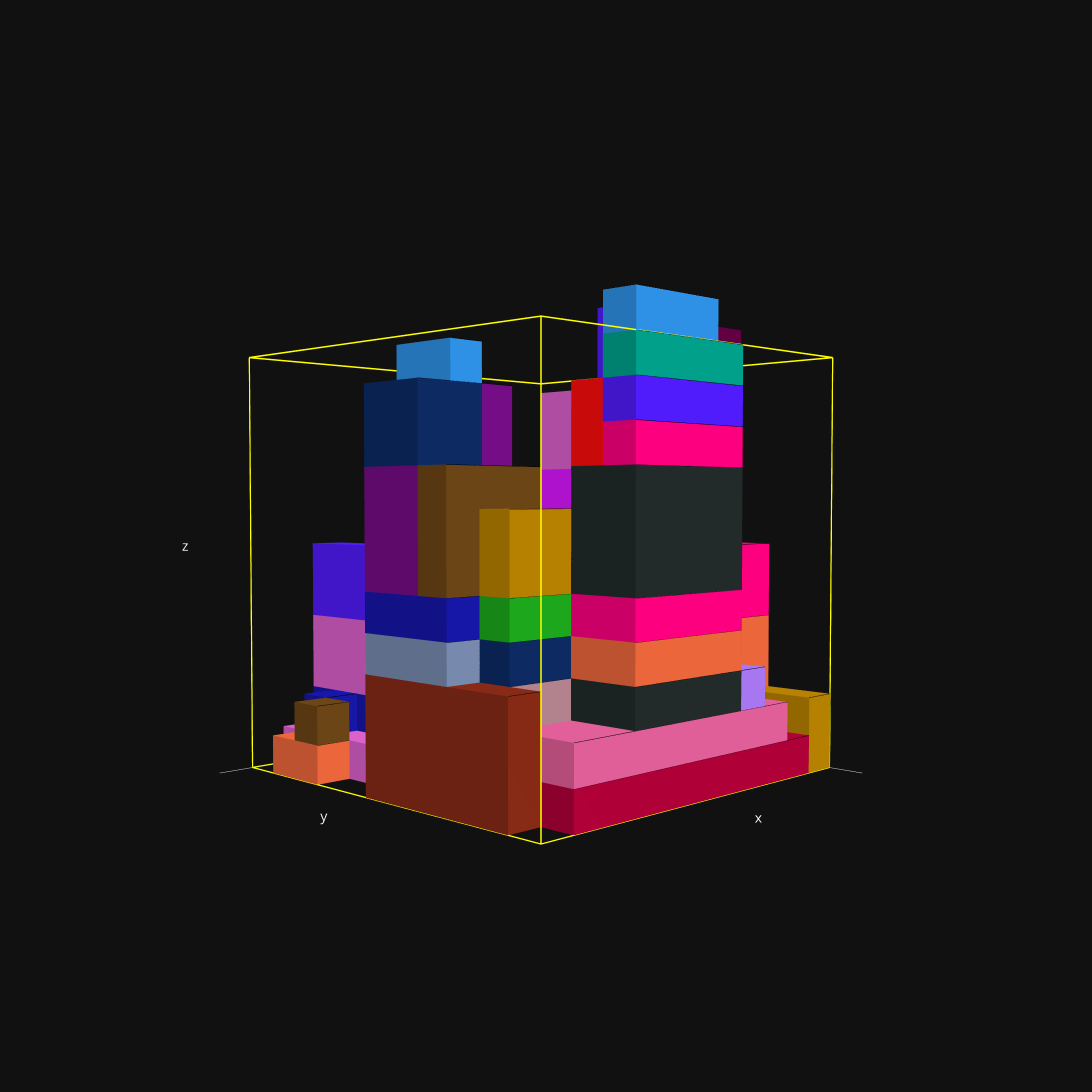

Write notebook code for a chart like this one.
### Code cell
env = make('PackingEnv0', new_step_api=False, container_size=[11, 11, 11], box_sizes=boxes_generator([10, 10, 10], num_items= 100, seed = 5),
num_visible_boxes=1,  render_mode='human')
obs = env.reset()

for step_num in range(100):
    action_mask = obs['action_mask']
    action = env.action_space.sample(action_mask)
    obs, reward, done, info = env.step(action)
    if done:
        break

env.container.plot()

### Figure 1 — Plotly figure (JSON) as saved in the notebook; plotly's stock layout.template omitted (floating-point values rounded to 4 significant figures)
{"data": [{"line": {"color": "yellow", "width": 3}, "mode": "lines", "x": [0, 11], "y": [0, 0], "z": [0, 0], "type": "scatter3d"}, {"line": {"color": "yellow", "width": 3}, "mode": "lines", "x": [0, 0], "y": [0, 11], "z": [0, 0], "type": "scatter3d"}, {"line": {"color": "yellow", "width": 3}, "mode": "lines", "x": [0, 0], "y": [0, 0], "z": [0, 11], "type": "scatter3d"}, {"line": {"color": "yellow", "width": 3}, "mode": "lines", "x": [11, 11], "y": [0, 11], "z": [0, 0], "type": "scatter3d"}, {"line": {"color": "yellow", "width": 3}, "mode": "lines", "x": [11, 11], "y": [0, 0], "z": [0, 11], "type": "scatter3d"}, {"line": {"color": "yellow", "width": 3}, "mode": "lines", "x": [0, 11], "y": [11, 11], "z": [0, 0], "type": "scatter3d"}, {"line": {"color": "yellow", "width": 3}, "mode": "lines", "x": [0, 0], "y": [11, 11], "z": [0, 11], "type": "scatter3d"}, {"line": {"color": "yellow", "width": 3}, "mode": "lines", "x": [11, 11], "y": [11, 11], "z": [0, 11], "type": "scatter3d"}, {"line": {"color": "yellow", "width": 3}, "mode": "lines", "x": [0, 11], "y": [0, 0], "z": [11, 11], "type": "scatter3d"}, {"line": {"color": "yellow", "width": 3}, "mode": "lines", "x": [0, 0], "y": [0, 11], "z": [11, 11], "type": "scatter3d"}, {"line": {"color": "yellow", "width": 3}, "mode": "lines", "x": [11, 11], "y": [0, 11], "z": [11, 11], "type": "scatter3d"}, {"line": {"color": "yellow", "width": 3}, "mode": "lines", "x": [0, 11], "y": [11, 11], "z": [11, 11], "type": "scatter3d"}, {"color": "#EB663B", "flatshading": true, "i": [1, 2, 5, 6, 1, 4, 3, 6, 1, 7, 0, 6], "j": [0, 3, 4, 7, 0, 5, 2, 7, 3, 5, 2, 4], "k": [2, 1, 6, 5, 4, 1, 6, 3, 7, 1, 6, 0], "opacity": 1, "x": [0, 2, 0, 2, 0, 2, 0, 2], "y": [5, 5, 9, 9, 5, 5, 9, 9], "z": [0, 0, 0, 0, 4, 4, 4, 4], "type": "mesh3d"}, {"line": {"color": "black", "width": 0}, "mode": "lines", "x": [0, 2], "y": [9, 9], "z": [4, 4], "type": "scatter3d"}, {"color": "#862A16", "flatshading": true, "i": [1, 2, 5, 6, 1, 4, 3, 6, 1, 7, 0, 6], "j": [0, 3, 4, 7, 0, 5, 2, 7, 3, 5, 2, 4], "k": [2, 1, 6, 5, 4, 1, 6, 3, 7, 1, 6, 0], "opacity": 1, "x": [10, 11, 10, 11, 10, 11, 10, 11], "y": [5, 5, 10, 10, 5, 5, 10, 10], "z": [0, 0, 0, 0, 3, 3, 3, 3], "type": "mesh3d"}, {"line": {"color": "black", "width": 0}, "mode": "lines", "x": [10, 11], "y": [10, 10], "z": [3, 3], "type": "scatter3d"}, {"color": "#FC0080", "flatshading": true, "i": [1, 2, 5, 6, 1, 4, 3, 6, 1, 7, 0, 6], "j": [0, 3, 4, 7, 0, 5, 2, 7, 3, 5, 2, 4], "k": [2, 1, 6, 5, 4, 1, 6, 3, 7, 1, 6, 0], "opacity": 1, "x": [4, 5, 4, 5, 4, 5, 4, 5], "y": [3, 3, 8, 8, 3, 3, 8, 8], "z": [0, 0, 0, 0, 2, 2, 2, 2], "type": "mesh3d"}, {"line": {"color": "black", "width": 0}, "mode": "lines", "x": [4, 5], "y": [8, 8], "z": [2, 2], "type": "scatter3d"}, {"color": "#EB663B", "flatshading": true, "i": [1, 2, 5, 6, 1, 4, 3, 6, 1, 7, 0, 6], "j": [0, 3, 4, 7, 0, 5, 2, 7, 3, 5, 2, 4], "k": [2, 1, 6, 5, 4, 1, 6, 3, 7, 1, 6, 0], "opacity": 1, "x": [3, 4, 3, 4, 3, 4, 3, 4], "y": [1, 1, 6, 6, 1, 1, 6, 6], "z": [0, 0, 0, 0, 1, 1, 1, 1], "type": "mesh3d"}, {"line": {"color": "black", "width": 0}, "mode": "lines", "x": [3, 4], "y": [6, 6], "z": [1, 1], "type": "scatter3d"}, {"color": "#1616A7", "flatshading": true, "i": [1, 2, 5, 6, 1, 4, 3, 6, 1, 7, 0, 6], "j": [0, 3, 4, 7, 0, 5, 2, 7, 3, 5, 2, 4], "k": [2, 1, 6, 5, 4, 1, 6, 3, 7, 1, 6, 0], "opacity": 1, "x": [5, 6, 5, 6, 5, 6, 5, 6], "y": [4, 4, 9, 9, 4, 4, 9, 9], "z": [0, 0, 0, 0, 3, 3, 3, 3], "type": "mesh3d"}, {"line": {"color": "black", "width": 0}, "mode": "lines", "x": [5, 6], "y": [9, 9], "z": [3, 3], "type": "scatter3d"}, {"color": "#AF0038", "flatshading": true, "i": [1, 2, 5, 6, 1, 4, 3, 6, 1, 7, 0, 6], "j": [0, 3, 4, 7, 0, 5, 2, 7, 3, 5, 2, 4], "k": [2, 1, 6, 5, 4, 1, 6, 3, 7, 1, 6, 0], "opacity": 1, "x": [1, 10, 1, 10, 1, 10, 1, 10], "y": [9, 9, 11, 11, 9, 9, 11, 11], "z": [0, 0, 0, 0, 1, 1, 1, 1], "type": "mesh3d"}, {"line": {"color": "black", "width": 0}, "mode": "lines", "x": [1, 10], "y": [11, 11], "z": [1, 1], "type": "scatter3d"}, {"color": "#EB663B", "flatshading": true, "i": [1, 2, 5, 6, 1, 4, 3, 6, 1, 7, 0, 6], "j": [0, 3, 4, 7, 0, 5, 2, 7, 3, 5, 2, 4], "k": [2, 1, 6, 5, 4, 1, 6, 3, 7, 1, 6, 0], "opacity": 1, "x": [10, 11, 10, 11, 10, 11, 10, 11], "y": [1, 1, 3, 3, 1, 1, 3, 3], "z": [0, 0, 0, 0, 1, 1, 1, 1], "type": "mesh3d"}, {"line": {"color": "black", "width": 0}, "mode": "lines", "x": [10, 11], "y": [3, 3], "z": [1, 1], "type": "scatter3d"}, {"color": "#FB0D0D", "flatshading": true, "i": [1, 2, 5, 6, 1, 4, 3, 6, 1, 7, 0, 6], "j": [0, 3, 4, 7, 0, 5, 2, 7, 3, 5, 2, 4], "k": [2, 1, 6, 5, 4, 1, 6, 3, 7, 1, 6, 0], "opacity": 1, "x": [2, 3, 2, 3, 2, 3, 2, 3], "y": [5, 5, 9, 9, 5, 5, 9, 9], "z": [0, 0, 0, 0, 5, 5, 5, 5], "type": "mesh3d"}, {"line": {"color": "black", "width": 0}, "mode": "lines", "x": [2, 3], "y": [9, 9], "z": [5, 5], "type": "scatter3d"}, {"color": "#DA16FF", "flatshading": true, "i": [1, 2, 5, 6, 1, 4, 3, 6, 1, 7, 0, 6], "j": [0, 3, 4, 7, 0, 5, 2, 7, 3, 5, 2, 4], "k": [2, 1, 6, 5, 4, 1, 6, 3, 7, 1, 6, 0], "opacity": 1, "x": [5, 6, 5, 6, 5, 6, 5, 6], "y": [5, 5, 9, 9, 5, 5, 9, 9], "z": [3, 3, 3, 3, 8, 8, 8, 8], "type": "mesh3d"}, {"line": {"color": "black", "width": 0}, "mode": "lines", "x": [5, 6], "y": [9, 9], "z": [8, 8], "type": "scatter3d"}, {"color": "#E15F99", "flatshading": true, "i": [1, 2, 5, 6, 1, 4, 3, 6, 1, 7, 0, 6], "j": [0, 3, 4, 7, 0, 5, 2, 7, 3, 5, 2, 4], "k": [2, 1, 6, 5, 4, 1, 6, 3, 7, 1, 6, 0], "opacity": 1, "x": [2, 10, 2, 10, 2, 10, 2, 10], "y": [9, 9, 11, 11, 9, 9, 11, 11], "z": [1, 1, 1, 1, 2, 2, 2, 2], "type": "mesh3d"}, {"line": {"color": "black", "width": 0}, "mode": "lines", "x": [2, 10], "y": [11, 11], "z": [2, 2], "type": "scatter3d"}, {"color": "#6C7C32", "flatshading": true, "i": [1, 2, 5, 6, 1, 4, 3, 6, 1, 7, 0, 6], "j": [0, 3, 4, 7, 0, 5, 2, 7, 3, 5, 2, 4], "k": [2, 1, 6, 5, 4, 1, 6, 3, 7, 1, 6, 0], "opacity": 1, "x": [5, 7, 5, 7, 5, 7, 5, 7], "y": [2, 2, 4, 4, 2, 2, 4, 4], "z": [0, 0, 0, 0, 1, 1, 1, 1], "type": "mesh3d"}, {"line": {"color": "black", "width": 0}, "mode": "lines", "x": [5, 7], "y": [4, 4], "z": [1, 1], "type": "scatter3d"}, {"color": "#1616A7", "flatshading": true, "i": [1, 2, 5, 6, 1, 4, 3, 6, 1, 7, 0, 6], "j": [0, 3, 4, 7, 0, 5, 2, 7, 3, 5, 2, 4], "k": [2, 1, 6, 5, 4, 1, 6, 3, 7, 1, 6, 0], "opacity": 1, "x": [7, 8, 7, 8, 7, 8, 7, 8], "y": [0, 0, 8, 8, 0, 0, 8, 8], "z": [0, 0, 0, 0, 1, 1, 1, 1], "type": "mesh3d"}, {"line": {"color": "black", "width": 0}, "mode": "lines", "x": [7, 8], "y": [8, 8], "z": [1, 1], "type": "scatter3d"}, {"color": "#DA60CA", "flatshading": true, "i": [1, 2, 5, 6, 1, 4, 3, 6, 1, 7, 0, 6], "j": [0, 3, 4, 7, 0, 5, 2, 7, 3, 5, 2, 4], "k": [2, 1, 6, 5, 4, 1, 6, 3, 7, 1, 6, 0], "opacity": 1, "x": [9, 10, 9, 10, 9, 10, 9, 10], "y": [0, 0, 8, 8, 0, 0, 8, 8], "z": [0, 0, 0, 0, 1, 1, 1, 1], "type": "mesh3d"}, {"line": {"color": "black", "width": 0}, "mode": "lines", "x": [9, 10], "y": [8, 8], "z": [1, 1], "type": "scatter3d"}, {"color": "#DA60CA", "flatshading": true, "i": [1, 2, 5, 6, 1, 4, 3, 6, 1, 7, 0, 6], "j": [0, 3, 4, 7, 0, 5, 2, 7, 3, 5, 2, 4], "k": [2, 1, 6, 5, 4, 1, 6, 3, 7, 1, 6, 0], "opacity": 1, "x": [5, 6, 5, 6, 5, 6, 5, 6], "y": [6, 6, 9, 9, 6, 6, 9, 9], "z": [8, 8, 8, 8, 10, 10, 10, 10], "type": "mesh3d"}, {"line": {"color": "black", "width": 0}, "mode": "lines", "x": [5, 6], "y": [9, 9], "z": [10, 10], "type": "scatter3d"}, {"color": "#750D86", "flatshading": true, "i": [1, 2, 5, 6, 1, 4, 3, 6, 1, 7, 0, 6], "j": [0, 3, 4, 7, 0, 5, 2, 7, 3, 5, 2, 4], "k": [2, 1, 6, 5, 4, 1, 6, 3, 7, 1, 6, 0], "opacity": 1, "x": [7, 8, 7, 8, 7, 8, 7, 8], "y": [0, 0, 4, 4, 0, 0, 4, 4], "z": [1, 1, 1, 1, 5, 5, 5, 5], "type": "mesh3d"}, {"line": {"color": "black", "width": 0}, "mode": "lines", "x": [7, 8], "y": [4, 4], "z": [5, 5], "type": "scatter3d"}, {"color": "#6C4516", "flatshading": true, "i": [1, 2, 5, 6, 1, 4, 3, 6, 1, 7, 0, 6], "j": [0, 3, 4, 7, 0, 5, 2, 7, 3, 5, 2, 4], "k": [2, 1, 6, 5, 4, 1, 6, 3, 7, 1, 6, 0], "opacity": 1, "x": [2, 3, 2, 3, 2, 3, 2, 3], "y": [1, 1, 2, 2, 1, 1, 2, 2], "z": [0, 0, 0, 0, 5, 5, 5, 5], "type": "mesh3d"}, {"line": {"color": "black", "width": 0}, "mode": "lines", "x": [2, 3], "y": [2, 2], "z": [5, 5], "type": "scatter3d"}, {"color": "#FB0D0D", "flatshading": true, "i": [1, 2, 5, 6, 1, 4, 3, 6, 1, 7, 0, 6], "j": [0, 3, 4, 7, 0, 5, 2, 7, 3, 5, 2, 4], "k": [2, 1, 6, 5, 4, 1, 6, 3, 7, 1, 6, 0], "opacity": 1, "x": [4, 5, 4, 5, 4, 5, 4, 5], "y": [1, 1, 3, 3, 1, 1, 3, 3], "z": [0, 0, 0, 0, 5, 5, 5, 5], "type": "mesh3d"}, {"line": {"color": "black", "width": 0}, "mode": "lines", "x": [4, 5], "y": [3, 3], "z": [5, 5], "type": "scatter3d"}, {"color": "#B68100", "flatshading": true, "i": [1, 2, 5, 6, 1, 4, 3, 6, 1, 7, 0, 6], "j": [0, 3, 4, 7, 0, 5, 2, 7, 3, 5, 2, 4], "k": [2, 1, 6, 5, 4, 1, 6, 3, 7, 1, 6, 0], "opacity": 1, "x": [2, 3, 2, 3, 2, 3, 2, 3], "y": [5, 5, 9, 9, 5, 5, 9, 9], "z": [5, 5, 5, 5, 8, 8, 8, 8], "type": "mesh3d"}, {"line": {"color": "black", "width": 0}, "mode": "lines", "x": [2, 3], "y": [9, 9], "z": [8, 8], "type": "scatter3d"}, {"color": "#DA16FF", "flatshading": true, "i": [1, 2, 5, 6, 1, 4, 3, 6, 1, 7, 0, 6], "j": [0, 3, 4, 7, 0, 5, 2, 7, 3, 5, 2, 4], "k": [2, 1, 6, 5, 4, 1, 6, 3, 7, 1, 6, 0], "opacity": 1, "x": [0, 3, 0, 3, 0, 3, 0, 3], "y": [4, 4, 5, 5, 4, 4, 5, 5], "z": [0, 0, 0, 0, 3, 3, 3, 3], "type": "mesh3d"}, {"line": {"color": "black", "width": 0}, "mode": "lines", "x": [0, 3], "y": [5, 5], "z": [3, 3], "type": "scatter3d"}, {"color": "#FC0080", "flatshading": true, "i": [1, 2, 5, 6, 1, 4, 3, 6, 1, 7, 0, 6], "j": [0, 3, 4, 7, 0, 5, 2, 7, 3, 5, 2, 4], "k": [2, 1, 6, 5, 4, 1, 6, 3, 7, 1, 6, 0], "opacity": 1, "x": [0, 2, 0, 2, 0, 2, 0, 2], "y": [5, 5, 9, 9, 5, 5, 9, 9], "z": [4, 4, 4, 4, 6, 6, 6, 6], "type": "mesh3d"}, {"line": {"color": "black", "width": 0}, "mode": "lines", "x": [0, 2], "y": [9, 9], "z": [6, 6], "type": "scatter3d"}, {"color": "#222A2A", "flatshading": true, "i": [1, 2, 5, 6, 1, 4, 3, 6, 1, 7, 0, 6], "j": [0, 3, 4, 7, 0, 5, 2, 7, 3, 5, 2, 4], "k": [2, 1, 6, 5, 4, 1, 6, 3, 7, 1, 6, 0], "opacity": 1, "x": [4, 8, 4, 8, 4, 8, 4, 8], "y": [9, 9, 11, 11, 9, 9, 11, 11], "z": [2, 2, 2, 2, 3, 3, 3, 3], "type": "mesh3d"}, {"line": {"color": "black", "width": 0}, "mode": "lines", "x": [4, 8], "y": [11, 11], "z": [3, 3], "type": "scatter3d"}, {"color": "#B68100", "flatshading": true, "i": [1, 2, 5, 6, 1, 4, 3, 6, 1, 7, 0, 6], "j": [0, 3, 4, 7, 0, 5, 2, 7, 3, 5, 2, 4], "k": [2, 1, 6, 5, 4, 1, 6, 3, 7, 1, 6, 0], "opacity": 1, "x": [2, 6, 2, 6, 2, 6, 2, 6], "y": [0, 0, 1, 1, 0, 0, 1, 1], "z": [0, 0, 0, 0, 2, 2, 2, 2], "type": "mesh3d"}, {"line": {"color": "black", "width": 0}, "mode": "lines", "x": [2, 6], "y": [1, 1], "z": [2, 2], "type": "scatter3d"}, {"color": "#EB663B", "flatshading": true, "i": [1, 2, 5, 6, 1, 4, 3, 6, 1, 7, 0, 6], "j": [0, 3, 4, 7, 0, 5, 2, 7, 3, 5, 2, 4], "k": [2, 1, 6, 5, 4, 1, 6, 3, 7, 1, 6, 0], "opacity": 1, "x": [4, 8, 4, 8, 4, 8, 4, 8], "y": [9, 9, 11, 11, 9, 9, 11, 11], "z": [3, 3, 3, 3, 4, 4, 4, 4], "type": "mesh3d"}, {"line": {"color": "black", "width": 0}, "mode": "lines", "x": [4, 8], "y": [11, 11], "z": [4, 4], "type": "scatter3d"}, {"color": "#DA16FF", "flatshading": true, "i": [1, 2, 5, 6, 1, 4, 3, 6, 1, 7, 0, 6], "j": [0, 3, 4, 7, 0, 5, 2, 7, 3, 5, 2, 4], "k": [2, 1, 6, 5, 4, 1, 6, 3, 7, 1, 6, 0], "opacity": 1, "x": [4, 6, 4, 6, 4, 6, 4, 6], "y": [0, 0, 1, 1, 0, 0, 1, 1], "z": [2, 2, 2, 2, 3, 3, 3, 3], "type": "mesh3d"}, {"line": {"color": "black", "width": 0}, "mode": "lines", "x": [4, 6], "y": [1, 1], "z": [3, 3], "type": "scatter3d"}, {"color": "#B68100", "flatshading": true, "i": [1, 2, 5, 6, 1, 4, 3, 6, 1, 7, 0, 6], "j": [0, 3, 4, 7, 0, 5, 2, 7, 3, 5, 2, 4], "k": [2, 1, 6, 5, 4, 1, 6, 3, 7, 1, 6, 0], "opacity": 1, "x": [7, 10, 7, 10, 7, 10, 7, 10], "y": [8, 8, 9, 9, 8, 8, 9, 9], "z": [0, 0, 0, 0, 1, 1, 1, 1], "type": "mesh3d"}, {"line": {"color": "black", "width": 0}, "mode": "lines", "x": [7, 10], "y": [9, 9], "z": [1, 1], "type": "scatter3d"}, {"color": "#FC0080", "flatshading": true, "i": [1, 2, 5, 6, 1, 4, 3, 6, 1, 7, 0, 6], "j": [0, 3, 4, 7, 0, 5, 2, 7, 3, 5, 2, 4], "k": [2, 1, 6, 5, 4, 1, 6, 3, 7, 1, 6, 0], "opacity": 1, "x": [4, 8, 4, 8, 4, 8, 4, 8], "y": [9, 9, 11, 11, 9, 9, 11, 11], "z": [4, 4, 4, 4, 5, 5, 5, 5], "type": "mesh3d"}, {"line": {"color": "black", "width": 0}, "mode": "lines", "x": [4, 8], "y": [11, 11], "z": [5, 5], "type": "scatter3d"}, {"color": "#222A2A", "flatshading": true, "i": [1, 2, 5, 6, 1, 4, 3, 6, 1, 7, 0, 6], "j": [0, 3, 4, 7, 0, 5, 2, 7, 3, 5, 2, 4], "k": [2, 1, 6, 5, 4, 1, 6, 3, 7, 1, 6, 0], "opacity": 1, "x": [4, 8, 4, 8, 4, 8, 4, 8], "y": [9, 9, 11, 11, 9, 9, 11, 11], "z": [5, 5, 5, 5, 8, 8, 8, 8], "type": "mesh3d"}, {"line": {"color": "black", "width": 0}, "mode": "lines", "x": [4, 8], "y": [11, 11], "z": [8, 8], "type": "scatter3d"}, {"color": "#FC0080", "flatshading": true, "i": [1, 2, 5, 6, 1, 4, 3, 6, 1, 7, 0, 6], "j": [0, 3, 4, 7, 0, 5, 2, 7, 3, 5, 2, 4], "k": [2, 1, 6, 5, 4, 1, 6, 3, 7, 1, 6, 0], "opacity": 1, "x": [4, 8, 4, 8, 4, 8, 4, 8], "y": [10, 10, 11, 11, 10, 10, 11, 11], "z": [8, 8, 8, 8, 9, 9, 9, 9], "type": "mesh3d"}, {"line": {"color": "black", "width": 0}, "mode": "lines", "x": [4, 8], "y": [11, 11], "z": [9, 9], "type": "scatter3d"}, {"color": "#A777F1", "flatshading": true, "i": [1, 2, 5, 6, 1, 4, 3, 6, 1, 7, 0, 6], "j": [0, 3, 4, 7, 0, 5, 2, 7, 3, 5, 2, 4], "k": [2, 1, 6, 5, 4, 1, 6, 3, 7, 1, 6, 0], "opacity": 1, "x": [0, 3, 0, 3, 0, 3, 0, 3], "y": [3, 3, 4, 4, 3, 3, 4, 4], "z": [0, 0, 0, 0, 2, 2, 2, 2], "type": "mesh3d"}, {"line": {"color": "black", "width": 0}, "mode": "lines", "x": [0, 3], "y": [4, 4], "z": [2, 2], "type": "scatter3d"}, {"color": "#AF0038", "flatshading": true, "i": [1, 2, 5, 6, 1, 4, 3, 6, 1, 7, 0, 6], "j": [0, 3, 4, 7, 0, 5, 2, 7, 3, 5, 2, 4], "k": [2, 1, 6, 5, 4, 1, 6, 3, 7, 1, 6, 0], "opacity": 1, "x": [9, 10, 9, 10, 9, 10, 9, 10], "y": [4, 4, 8, 8, 4, 4, 8, 8], "z": [1, 1, 1, 1, 3, 3, 3, 3], "type": "mesh3d"}, {"line": {"color": "black", "width": 0}, "mode": "lines", "x": [9, 10], "y": [8, 8], "z": [3, 3], "type": "scatter3d"}, {"color": "#2E91E5", "flatshading": true, "i": [1, 2, 5, 6, 1, 4, 3, 6, 1, 7, 0, 6], "j": [0, 3, 4, 7, 0, 5, 2, 7, 3, 5, 2, 4], "k": [2, 1, 6, 5, 4, 1, 6, 3, 7, 1, 6, 0], "opacity": 1, "x": [7, 8, 7, 8, 7, 8, 7, 8], "y": [4, 4, 8, 8, 4, 4, 8, 8], "z": [1, 1, 1, 1, 3, 3, 3, 3], "type": "mesh3d"}, {"line": {"color": "black", "width": 0}, "mode": "lines", "x": [7, 8], "y": [8, 8], "z": [3, 3], "type": "scatter3d"}, {"color": "#DA60CA", "flatshading": true, "i": [1, 2, 5, 6, 1, 4, 3, 6, 1, 7, 0, 6], "j": [0, 3, 4, 7, 0, 5, 2, 7, 3, 5, 2, 4], "k": [2, 1, 6, 5, 4, 1, 6, 3, 7, 1, 6, 0], "opacity": 1, "x": [0, 3, 0, 3, 0, 3, 0, 3], "y": [2, 2, 3, 3, 2, 2, 3, 3], "z": [0, 0, 0, 0, 1, 1, 1, 1], "type": "mesh3d"}, {"line": {"color": "black", "width": 0}, "mode": "lines", "x": [0, 3], "y": [3, 3], "z": [1, 1], "type": "scatter3d"}, {"color": "#1616A7", "flatshading": true, "i": [1, 2, 5, 6, 1, 4, 3, 6, 1, 7, 0, 6], "j": [0, 3, 4, 7, 0, 5, 2, 7, 3, 5, 2, 4], "k": [2, 1, 6, 5, 4, 1, 6, 3, 7, 1, 6, 0], "opacity": 1, "x": [9, 10, 9, 10, 9, 10, 9, 10], "y": [1, 1, 2, 2, 1, 1, 2, 2], "z": [1, 1, 1, 1, 2, 2, 2, 2], "type": "mesh3d"}, {"line": {"color": "black", "width": 0}, "mode": "lines", "x": [9, 10], "y": [2, 2], "z": [2, 2], "type": "scatter3d"}, {"color": "#FB0D0D", "flatshading": true, "i": [1, 2, 5, 6, 1, 4, 3, 6, 1, 7, 0, 6], "j": [0, 3, 4, 7, 0, 5, 2, 7, 3, 5, 2, 4], "k": [2, 1, 6, 5, 4, 1, 6, 3, 7, 1, 6, 0], "opacity": 1, "x": [5, 8, 5, 8, 5, 8, 5, 8], "y": [9, 9, 10, 10, 9, 9, 10, 10], "z": [8, 8, 8, 8, 10, 10, 10, 10], "type": "mesh3d"}, {"line": {"color": "black", "width": 0}, "mode": "lines", "x": [5, 8], "y": [10, 10], "z": [10, 10], "type": "scatter3d"}, {"color": "#AF0038", "flatshading": true, "i": [1, 2, 5, 6, 1, 4, 3, 6, 1, 7, 0, 6], "j": [0, 3, 4, 7, 0, 5, 2, 7, 3, 5, 2, 4], "k": [2, 1, 6, 5, 4, 1, 6, 3, 7, 1, 6, 0], "opacity": 1, "x": [3, 4, 3, 4, 3, 4, 3, 4], "y": [4, 4, 5, 5, 4, 4, 5, 5], "z": [1, 1, 1, 1, 2, 2, 2, 2], "type": "mesh3d"}, {"line": {"color": "black", "width": 0}, "mode": "lines", "x": [3, 4], "y": [5, 5], "z": [2, 2], "type": "scatter3d"}, {"color": "#1616A7", "flatshading": true, "i": [1, 2, 5, 6, 1, 4, 3, 6, 1, 7, 0, 6], "j": [0, 3, 4, 7, 0, 5, 2, 7, 3, 5, 2, 4], "k": [2, 1, 6, 5, 4, 1, 6, 3, 7, 1, 6, 0], "opacity": 1, "x": [8, 9, 8, 9, 8, 9, 8, 9], "y": [0, 0, 8, 8, 0, 0, 8, 8], "z": [0, 0, 0, 0, 2, 2, 2, 2], "type": "mesh3d"}, {"line": {"color": "black", "width": 0}, "mode": "lines", "x": [8, 9], "y": [8, 8], "z": [2, 2], "type": "scatter3d"}, {"color": "#DA60CA", "flatshading": true, "i": [1, 2, 5, 6, 1, 4, 3, 6, 1, 7, 0, 6], "j": [0, 3, 4, 7, 0, 5, 2, 7, 3, 5, 2, 4], "k": [2, 1, 6, 5, 4, 1, 6, 3, 7, 1, 6, 0], "opacity": 1, "x": [8, 9, 8, 9, 8, 9, 8, 9], "y": [0, 0, 8, 8, 0, 0, 8, 8], "z": [2, 2, 2, 2, 4, 4, 4, 4], "type": "mesh3d"}, {"line": {"color": "black", "width": 0}, "mode": "lines", "x": [8, 9], "y": [8, 8], "z": [4, 4], "type": "scatter3d"}, {"color": "#750D86", "flatshading": true, "i": [1, 2, 5, 6, 1, 4, 3, 6, 1, 7, 0, 6], "j": [0, 3, 4, 7, 0, 5, 2, 7, 3, 5, 2, 4], "k": [2, 1, 6, 5, 4, 1, 6, 3, 7, 1, 6, 0], "opacity": 1, "x": [1, 2, 1, 2, 1, 2, 1, 2], "y": [5, 5, 6, 6, 5, 5, 6, 6], "z": [6, 6, 6, 6, 8, 8, 8, 8], "type": "mesh3d"}, {"line": {"color": "black", "width": 0}, "mode": "lines", "x": [1, 2], "y": [6, 6], "z": [8, 8], "type": "scatter3d"}, {"color": "#511CFB", "flatshading": true, "i": [1, 2, 5, 6, 1, 4, 3, 6, 1, 7, 0, 6], "j": [0, 3, 4, 7, 0, 5, 2, 7, 3, 5, 2, 4], "k": [2, 1, 6, 5, 4, 1, 6, 3, 7, 1, 6, 0], "opacity": 1, "x": [5, 6, 5, 6, 5, 6, 5, 6], "y": [8, 8, 9, 9, 8, 8, 9, 9], "z": [10, 10, 10, 10, 13, 13, 13, 13], "type": "mesh3d"}, {"line": {"color": "black", "width": 0}, "mode": "lines", "x": [5, 6], "y": [9, 9], "z": [13, 13], "type": "scatter3d"}, {"color": "#B2828D", "flatshading": true, "i": [1, 2, 5, 6, 1, 4, 3, 6, 1, 7, 0, 6], "j": [0, 3, 4, 7, 0, 5, 2, 7, 3, 5, 2, 4], "k": [2, 1, 6, 5, 4, 1, 6, 3, 7, 1, 6, 0], "opacity": 1, "x": [7, 10, 7, 10, 7, 10, 7, 10], "y": [8, 8, 9, 9, 8, 8, 9, 9], "z": [1, 1, 1, 1, 3, 3, 3, 3], "type": "mesh3d"}, {"line": {"color": "black", "width": 0}, "mode": "lines", "x": [7, 10], "y": [9, 9], "z": [3, 3], "type": "scatter3d"}, {"color": "#778AAE", "flatshading": true, "i": [1, 2, 5, 6, 1, 4, 3, 6, 1, 7, 0, 6], "j": [0, 3, 4, 7, 0, 5, 2, 7, 3, 5, 2, 4], "k": [2, 1, 6, 5, 4, 1, 6, 3, 7, 1, 6, 0], "opacity": 1, "x": [9, 11, 9, 11, 9, 11, 9, 11], "y": [5, 5, 8, 8, 5, 5, 8, 8], "z": [3, 3, 3, 3, 4, 4, 4, 4], "type": "mesh3d"}, {"line": {"color": "black", "width": 0}, "mode": "lines", "x": [9, 11], "y": [8, 8], "z": [4, 4], "type": "scatter3d"}, {"color": "#1616A7", "flatshading": true, "i": [1, 2, 5, 6, 1, 4, 3, 6, 1, 7, 0, 6], "j": [0, 3, 4, 7, 0, 5, 2, 7, 3, 5, 2, 4], "k": [2, 1, 6, 5, 4, 1, 6, 3, 7, 1, 6, 0], "opacity": 1, "x": [8, 11, 8, 11, 8, 11, 8, 11], "y": [5, 5, 8, 8, 5, 5, 8, 8], "z": [4, 4, 4, 4, 5, 5, 5, 5], "type": "mesh3d"}, {"line": {"color": "black", "width": 0}, "mode": "lines", "x": [8, 11], "y": [8, 8], "z": [5, 5], "type": "scatter3d"}, {"color": "#6C4516", "flatshading": true, "i": [1, 2, 5, 6, 1, 4, 3, 6, 1, 7, 0, 6], "j": [0, 3, 4, 7, 0, 5, 2, 7, 3, 5, 2, 4], "k": [2, 1, 6, 5, 4, 1, 6, 3, 7, 1, 6, 0], "opacity": 1, "x": [8, 11, 8, 11, 8, 11, 8, 11], "y": [7, 7, 8, 8, 7, 7, 8, 8], "z": [5, 5, 5, 5, 8, 8, 8, 8], "type": "mesh3d"}, {"line": {"color": "black", "width": 0}, "mode": "lines", "x": [8, 11], "y": [8, 8], "z": [8, 8], "type": "scatter3d"}, {"color": "#750D86", "flatshading": true, "i": [1, 2, 5, 6, 1, 4, 3, 6, 1, 7, 0, 6], "j": [0, 3, 4, 7, 0, 5, 2, 7, 3, 5, 2, 4], "k": [2, 1, 6, 5, 4, 1, 6, 3, 7, 1, 6, 0], "opacity": 1, "x": [8, 11, 8, 11, 8, 11, 8, 11], "y": [5, 5, 7, 7, 5, 5, 7, 7], "z": [5, 5, 5, 5, 8, 8, 8, 8], "type": "mesh3d"}, {"line": {"color": "black", "width": 0}, "mode": "lines", "x": [8, 11], "y": [7, 7], "z": [8, 8], "type": "scatter3d"}, {"color": "#0D2A63", "flatshading": true, "i": [1, 2, 5, 6, 1, 4, 3, 6, 1, 7, 0, 6], "j": [0, 3, 4, 7, 0, 5, 2, 7, 3, 5, 2, 4], "k": [2, 1, 6, 5, 4, 1, 6, 3, 7, 1, 6, 0], "opacity": 1, "x": [9, 11, 9, 11, 9, 11, 9, 11], "y": [5, 5, 7, 7, 5, 5, 7, 7], "z": [8, 8, 8, 8, 10, 10, 10, 10], "type": "mesh3d"}, {"line": {"color": "black", "width": 0}, "mode": "lines", "x": [9, 11], "y": [7, 7], "z": [10, 10], "type": "scatter3d"}, {"color": "#AF0038", "flatshading": true, "i": [1, 2, 5, 6, 1, 4, 3, 6, 1, 7, 0, 6], "j": [0, 3, 4, 7, 0, 5, 2, 7, 3, 5, 2, 4], "k": [2, 1, 6, 5, 4, 1, 6, 3, 7, 1, 6, 0], "opacity": 1, "x": [0, 2, 0, 2, 0, 2, 0, 2], "y": [6, 6, 8, 8, 6, 6, 8, 8], "z": [6, 6, 6, 6, 8, 8, 8, 8], "type": "mesh3d"}, {"line": {"color": "black", "width": 0}, "mode": "lines", "x": [0, 2], "y": [8, 8], "z": [8, 8], "type": "scatter3d"}, {"color": "#1616A7", "flatshading": true, "i": [1, 2, 5, 6, 1, 4, 3, 6, 1, 7, 0, 6], "j": [0, 3, 4, 7, 0, 5, 2, 7, 3, 5, 2, 4], "k": [2, 1, 6, 5, 4, 1, 6, 3, 7, 1, 6, 0], "opacity": 1, "x": [0, 3, 0, 3, 0, 3, 0, 3], "y": [2, 2, 3, 3, 2, 2, 3, 3], "z": [1, 1, 1, 1, 2, 2, 2, 2], "type": "mesh3d"}, {"line": {"color": "black", "width": 0}, "mode": "lines", "x": [0, 3], "y": [3, 3], "z": [2, 2], "type": "scatter3d"}, {"color": "#DA60CA", "flatshading": true, "i": [1, 2, 5, 6, 1, 4, 3, 6, 1, 7, 0, 6], "j": [0, 3, 4, 7, 0, 5, 2, 7, 3, 5, 2, 4], "k": [2, 1, 6, 5, 4, 1, 6, 3, 7, 1, 6, 0], "opacity": 1, "x": [0, 3, 0, 3, 0, 3, 0, 3], "y": [4, 4, 5, 5, 4, 4, 5, 5], "z": [3, 3, 3, 3, 4, 4, 4, 4], "type": "mesh3d"}, {"line": {"color": "black", "width": 0}, "mode": "lines", "x": [0, 3], "y": [5, 5], "z": [4, 4], "type": "scatter3d"}, {"color": "#AF0038", "flatshading": true, "i": [1, 2, 5, 6, 1, 4, 3, 6, 1, 7, 0, 6], "j": [0, 3, 4, 7, 0, 5, 2, 7, 3, 5, 2, 4], "k": [2, 1, 6, 5, 4, 1, 6, 3, 7, 1, 6, 0], "opacity": 1, "x": [4, 5, 4, 5, 4, 5, 4, 5], "y": [3, 3, 8, 8, 3, 3, 8, 8], "z": [2, 2, 2, 2, 3, 3, 3, 3], "type": "mesh3d"}, {"line": {"color": "black", "width": 0}, "mode": "lines", "x": [4, 5], "y": [8, 8], "z": [3, 3], "type": "scatter3d"}, {"color": "#0D2A63", "flatshading": true, "i": [1, 2, 5, 6, 1, 4, 3, 6, 1, 7, 0, 6], "j": [0, 3, 4, 7, 0, 5, 2, 7, 3, 5, 2, 4], "k": [2, 1, 6, 5, 4, 1, 6, 3, 7, 1, 6, 0], "opacity": 1, "x": [7, 10, 7, 10, 7, 10, 7, 10], "y": [8, 8, 9, 9, 8, 8, 9, 9], "z": [3, 3, 3, 3, 4, 4, 4, 4], "type": "mesh3d"}, {"line": {"color": "black", "width": 0}, "mode": "lines", "x": [7, 10], "y": [9, 9], "z": [4, 4], "type": "scatter3d"}, {"color": "#FB0D0D", "flatshading": true, "i": [1, 2, 5, 6, 1, 4, 3, 6, 1, 7, 0, 6], "j": [0, 3, 4, 7, 0, 5, 2, 7, 3, 5, 2, 4], "k": [2, 1, 6, 5, 4, 1, 6, 3, 7, 1, 6, 0], "opacity": 1, "x": [0, 3, 0, 3, 0, 3, 0, 3], "y": [6, 6, 8, 8, 6, 6, 8, 8], "z": [8, 8, 8, 8, 9, 9, 9, 9], "type": "mesh3d"}, {"line": {"color": "black", "width": 0}, "mode": "lines", "x": [0, 3], "y": [8, 8], "z": [9, 9], "type": "scatter3d"}, {"color": "#2E91E5", "flatshading": true, "i": [1, 2, 5, 6, 1, 4, 3, 6, 1, 7, 0, 6], "j": [0, 3, 4, 7, 0, 5, 2, 7, 3, 5, 2, 4], "k": [2, 1, 6, 5, 4, 1, 6, 3, 7, 1, 6, 0], "opacity": 1, "x": [9, 10, 9, 10, 9, 10, 9, 10], "y": [5, 5, 7, 7, 5, 5, 7, 7], "z": [10, 10, 10, 10, 11, 11, 11, 11], "type": "mesh3d"}, {"line": {"color": "black", "width": 0}, "mode": "lines", "x": [9, 10], "y": [7, 7], "z": [11, 11], "type": "scatter3d"}, {"color": "#B68100", "flatshading": true, "i": [1, 2, 5, 6, 1, 4, 3, 6, 1, 7, 0, 6], "j": [0, 3, 4, 7, 0, 5, 2, 7, 3, 5, 2, 4], "k": [2, 1, 6, 5, 4, 1, 6, 3, 7, 1, 6, 0], "opacity": 1, "x": [6, 7, 6, 7, 6, 7, 6, 7], "y": [4, 4, 9, 9, 4, 4, 9, 9], "z": [0, 0, 0, 0, 1, 1, 1, 1], "type": "mesh3d"}, {"line": {"color": "black", "width": 0}, "mode": "lines", "x": [6, 7], "y": [9, 9], "z": [1, 1], "type": "scatter3d"}, {"color": "#511CFB", "flatshading": true, "i": [1, 2, 5, 6, 1, 4, 3, 6, 1, 7, 0, 6], "j": [0, 3, 4, 7, 0, 5, 2, 7, 3, 5, 2, 4], "k": [2, 1, 6, 5, 4, 1, 6, 3, 7, 1, 6, 0], "opacity": 1, "x": [4, 8, 4, 8, 4, 8, 4, 8], "y": [10, 10, 11, 11, 10, 10, 11, 11], "z": [9, 9, 9, 9, 10, 10, 10, 10], "type": "mesh3d"}, {"line": {"color": "black", "width": 0}, "mode": "lines", "x": [4, 8], "y": [11, 11], "z": [10, 10], "type": "scatter3d"}, {"color": "#00A08B", "flatshading": true, "i": [1, 2, 5, 6, 1, 4, 3, 6, 1, 7, 0, 6], "j": [0, 3, 4, 7, 0, 5, 2, 7, 3, 5, 2, 4], "k": [2, 1, 6, 5, 4, 1, 6, 3, 7, 1, 6, 0], "opacity": 1, "x": [4, 8, 4, 8, 4, 8, 4, 8], "y": [10, 10, 11, 11, 10, 10, 11, 11], "z": [10, 10, 10, 10, 11, 11, 11, 11], "type": "mesh3d"}, {"line": {"color": "black", "width": 0}, "mode": "lines", "x": [4, 8], "y": [11, 11], "z": [11, 11], "type": "scatter3d"}, {"color": "#1616A7", "flatshading": true, "i": [1, 2, 5, 6, 1, 4, 3, 6, 1, 7, 0, 6], "j": [0, 3, 4, 7, 0, 5, 2, 7, 3, 5, 2, 4], "k": [2, 1, 6, 5, 4, 1, 6, 3, 7, 1, 6, 0], "opacity": 1, "x": [0, 3, 0, 3, 0, 3, 0, 3], "y": [6, 6, 8, 8, 6, 6, 8, 8], "z": [9, 9, 9, 9, 11, 11, 11, 11], "type": "mesh3d"}, {"line": {"color": "black", "width": 0}, "mode": "lines", "x": [0, 3], "y": [8, 8], "z": [11, 11], "type": "scatter3d"}, {"color": "#FC0080", "flatshading": true, "i": [1, 2, 5, 6, 1, 4, 3, 6, 1, 7, 0, 6], "j": [0, 3, 4, 7, 0, 5, 2, 7, 3, 5, 2, 4], "k": [2, 1, 6, 5, 4, 1, 6, 3, 7, 1, 6, 0], "opacity": 1, "x": [5, 7, 5, 7, 5, 7, 5, 7], "y": [3, 3, 4, 4, 3, 3, 4, 4], "z": [1, 1, 1, 1, 2, 2, 2, 2], "type": "mesh3d"}, {"line": {"color": "black", "width": 0}, "mode": "lines", "x": [5, 7], "y": [4, 4], "z": [2, 2], "type": "scatter3d"}, {"color": "#B2828D", "flatshading": true, "i": [1, 2, 5, 6, 1, 4, 3, 6, 1, 7, 0, 6], "j": [0, 3, 4, 7, 0, 5, 2, 7, 3, 5, 2, 4], "k": [2, 1, 6, 5, 4, 1, 6, 3, 7, 1, 6, 0], "opacity": 1, "x": [0, 2, 0, 2, 0, 2, 0, 2], "y": [4, 4, 5, 5, 4, 4, 5, 5], "z": [4, 4, 4, 4, 5, 5, 5, 5], "type": "mesh3d"}, {"line": {"color": "black", "width": 0}, "mode": "lines", "x": [0, 2], "y": [5, 5], "z": [5, 5], "type": "scatter3d"}, {"color": "#620042", "flatshading": true, "i": [1, 2, 5, 6, 1, 4, 3, 6, 1, 7, 0, 6], "j": [0, 3, 4, 7, 0, 5, 2, 7, 3, 5, 2, 4], "k": [2, 1, 6, 5, 4, 1, 6, 3, 7, 1, 6, 0], "opacity": 1, "x": [0, 3, 0, 3, 0, 3, 0, 3], "y": [6, 6, 8, 8, 6, 6, 8, 8], "z": [11, 11, 11, 11, 12, 12, 12, 12], "type": "mesh3d"}, {"line": {"color": "black", "width": 0}, "mode": "lines", "x": [0, 3], "y": [8, 8], "z": [12, 12], "type": "scatter3d"}, {"color": "#1616A7", "flatshading": true, "i": [1, 2, 5, 6, 1, 4, 3, 6, 1, 7, 0, 6], "j": [0, 3, 4, 7, 0, 5, 2, 7, 3, 5, 2, 4], "k": [2, 1, 6, 5, 4, 1, 6, 3, 7, 1, 6, 0], "opacity": 1, "x": [0, 3, 0, 3, 0, 3, 0, 3], "y": [6, 6, 8, 8, 6, 6, 8, 8], "z": [12, 12, 12, 12, 13, 13, 13, 13], "type": "mesh3d"}, {"line": {"color": "black", "width": 0}, "mode": "lines", "x": [0, 3], "y": [8, 8], "z": [13, 13], "type": "scatter3d"}, {"color": "#DA60CA", "flatshading": true, "i": [1, 2, 5, 6, 1, 4, 3, 6, 1, 7, 0, 6], "j": [0, 3, 4, 7, 0, 5, 2, 7, 3, 5, 2, 4], "k": [2, 1, 6, 5, 4, 1, 6, 3, 7, 1, 6, 0], "opacity": 1, "x": [0, 3, 0, 3, 0, 3, 0, 3], "y": [3, 3, 4, 4, 3, 3, 4, 4], "z": [2, 2, 2, 2, 4, 4, 4, 4], "type": "mesh3d"}, {"line": {"color": "black", "width": 0}, "mode": "lines", "x": [0, 3], "y": [4, 4], "z": [4, 4], "type": "scatter3d"}, {"color": "#A777F1", "flatshading": true, "i": [1, 2, 5, 6, 1, 4, 3, 6, 1, 7, 0, 6], "j": [0, 3, 4, 7, 0, 5, 2, 7, 3, 5, 2, 4], "k": [2, 1, 6, 5, 4, 1, 6, 3, 7, 1, 6, 0], "opacity": 1, "x": [3, 4, 3, 4, 3, 4, 3, 4], "y": [9, 9, 11, 11, 9, 9, 11, 11], "z": [2, 2, 2, 2, 3, 3, 3, 3], "type": "mesh3d"}, {"line": {"color": "black", "width": 0}, "mode": "lines", "x": [3, 4], "y": [11, 11], "z": [3, 3], "type": "scatter3d"}, {"color": "#2E91E5", "flatshading": true, "i": [1, 2, 5, 6, 1, 4, 3, 6, 1, 7, 0, 6], "j": [0, 3, 4, 7, 0, 5, 2, 7, 3, 5, 2, 4], "k": [2, 1, 6, 5, 4, 1, 6, 3, 7, 1, 6, 0], "opacity": 1, "x": [3, 4, 3, 4, 3, 4, 3, 4], "y": [1, 1, 3, 3, 1, 1, 3, 3], "z": [1, 1, 1, 1, 5, 5, 5, 5], "type": "mesh3d"}, {"line": {"color": "black", "width": 0}, "mode": "lines", "x": [3, 4], "y": [3, 3], "z": [5, 5], "type": "scatter3d"}, {"color": "#AF0038", "flatshading": true, "i": [1, 2, 5, 6, 1, 4, 3, 6, 1, 7, 0, 6], "j": [0, 3, 4, 7, 0, 5, 2, 7, 3, 5, 2, 4], "k": [2, 1, 6, 5, 4, 1, 6, 3, 7, 1, 6, 0], "opacity": 1, "x": [2, 5, 2, 5, 2, 5, 2, 5], "y": [1, 1, 2, 2, 1, 1, 2, 2], "z": [5, 5, 5, 5, 7, 7, 7, 7], "type": "mesh3d"}, {"line": {"color": "black", "width": 0}, "mode": "lines", "x": [2, 5], "y": [2, 2], "z": [7, 7], "type": "scatter3d"}, {"color": "#2E91E5", "flatshading": true, "i": [1, 2, 5, 6, 1, 4, 3, 6, 1, 7, 0, 6], "j": [0, 3, 4, 7, 0, 5, 2, 7, 3, 5, 2, 4], "k": [2, 1, 6, 5, 4, 1, 6, 3, 7, 1, 6, 0], "opacity": 1, "x": [5, 8, 5, 8, 5, 8, 5, 8], "y": [10, 10, 11, 11, 10, 10, 11, 11], "z": [11, 11, 11, 11, 13, 13, 13, 13], "type": "mesh3d"}, {"line": {"color": "black", "width": 0}, "mode": "lines", "x": [5, 8], "y": [11, 11], "z": [13, 13], "type": "scatter3d"}, {"color": "#6C4516", "flatshading": true, "i": [1, 2, 5, 6, 1, 4, 3, 6, 1, 7, 0, 6], "j": [0, 3, 4, 7, 0, 5, 2, 7, 3, 5, 2, 4], "k": [2, 1, 6, 5, 4, 1, 6, 3, 7, 1, 6, 0], "opacity": 1, "x": [4, 5, 4, 5, 4, 5, 4, 5], "y": [7, 7, 8, 8, 7, 7, 8, 8], "z": [3, 3, 3, 3, 5, 5, 5, 5], "type": "mesh3d"}, {"line": {"color": "black", "width": 0}, "mode": "lines", "x": [4, 5], "y": [8, 8], "z": [5, 5], "type": "scatter3d"}, {"color": "#6C4516", "flatshading": true, "i": [1, 2, 5, 6, 1, 4, 3, 6, 1, 7, 0, 6], "j": [0, 3, 4, 7, 0, 5, 2, 7, 3, 5, 2, 4], "k": [2, 1, 6, 5, 4, 1, 6, 3, 7, 1, 6, 0], "opacity": 1, "x": [10, 11, 10, 11, 10, 11, 10, 11], "y": [2, 2, 3, 3, 2, 2, 3, 3], "z": [1, 1, 1, 1, 2, 2, 2, 2], "type": "mesh3d"}, {"line": {"color": "black", "width": 0}, "mode": "lines", "x": [10, 11], "y": [3, 3], "z": [2, 2], "type": "scatter3d"}, {"color": "#1CA71C", "flatshading": true, "i": [1, 2, 5, 6, 1, 4, 3, 6, 1, 7, 0, 6], "j": [0, 3, 4, 7, 0, 5, 2, 7, 3, 5, 2, 4], "k": [2, 1, 6, 5, 4, 1, 6, 3, 7, 1, 6, 0], "opacity": 1, "x": [7, 10, 7, 10, 7, 10, 7, 10], "y": [8, 8, 9, 9, 8, 8, 9, 9], "z": [4, 4, 4, 4, 5, 5, 5, 5], "type": "mesh3d"}, {"line": {"color": "black", "width": 0}, "mode": "lines", "x": [7, 10], "y": [9, 9], "z": [5, 5], "type": "scatter3d"}, {"color": "#B68100", "flatshading": true, "i": [1, 2, 5, 6, 1, 4, 3, 6, 1, 7, 0, 6], "j": [0, 3, 4, 7, 0, 5, 2, 7, 3, 5, 2, 4], "k": [2, 1, 6, 5, 4, 1, 6, 3, 7, 1, 6, 0], "opacity": 1, "x": [7, 10, 7, 10, 7, 10, 7, 10], "y": [8, 8, 9, 9, 8, 8, 9, 9], "z": [5, 5, 5, 5, 7, 7, 7, 7], "type": "mesh3d"}, {"line": {"color": "black", "width": 0}, "mode": "lines", "x": [7, 10], "y": [9, 9], "z": [7, 7], "type": "scatter3d"}, {"color": "#511CFB", "flatshading": true, "i": [1, 2, 5, 6, 1, 4, 3, 6, 1, 7, 0, 6], "j": [0, 3, 4, 7, 0, 5, 2, 7, 3, 5, 2, 4], "k": [2, 1, 6, 5, 4, 1, 6, 3, 7, 1, 6, 0], "opacity": 1, "x": [8, 9, 8, 9, 8, 9, 8, 9], "y": [0, 0, 4, 4, 0, 0, 4, 4], "z": [4, 4, 4, 4, 6, 6, 6, 6], "type": "mesh3d"}, {"line": {"color": "black", "width": 0}, "mode": "lines", "x": [8, 9], "y": [4, 4], "z": [6, 6], "type": "scatter3d"}, {"color": "#B68100", "flatshading": true, "i": [1, 2, 5, 6, 1, 4, 3, 6, 1, 7, 0, 6], "j": [0, 3, 4, 7, 0, 5, 2, 7, 3, 5, 2, 4], "k": [2, 1, 6, 5, 4, 1, 6, 3, 7, 1, 6, 0], "opacity": 1, "x": [0, 1, 0, 1, 0, 1, 0, 1], "y": [9, 9, 11, 11, 9, 9, 11, 11], "z": [0, 0, 0, 0, 2, 2, 2, 2], "type": "mesh3d"}, {"line": {"color": "black", "width": 0}, "mode": "lines", "x": [0, 1], "y": [11, 11], "z": [2, 2], "type": "scatter3d"}, {"color": "#750D86", "flatshading": true, "i": [1, 2, 5, 6, 1, 4, 3, 6, 1, 7, 0, 6], "j": [0, 3, 4, 7, 0, 5, 2, 7, 3, 5, 2, 4], "k": [2, 1, 6, 5, 4, 1, 6, 3, 7, 1, 6, 0], "opacity": 1, "x": [8, 9, 8, 9, 8, 9, 8, 9], "y": [5, 5, 7, 7, 5, 5, 7, 7], "z": [8, 8, 8, 8, 10, 10, 10, 10], "type": "mesh3d"}, {"line": {"color": "black", "width": 0}, "mode": "lines", "x": [8, 9], "y": [7, 7], "z": [10, 10], "type": "scatter3d"}], "layout": {"scene": {"camera": {"eye": {"x": 2, "y": 2, "z": 0.1}}, "xaxis": {"nticks": 13, "range": [0, 12], "showgrid": false, "showticklabels": false}, "yaxis": {"nticks": 13, "range": [0, 12], "showgrid": false, "showticklabels": false}, "zaxis": {"nticks": 13, "range": [0, 12], "showgrid": false, "showticklabels": false}, "aspectmode": "cube"}, "showlegend": false, "width": 1200, "height": 1200, "margin": {"r": 20, "l": 10, "b": 10, "t": 10}}}
